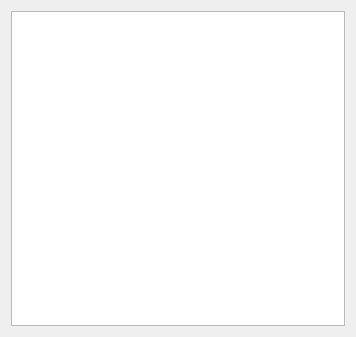
<?xml version="1.0" encoding="UTF-8"?>
<ui version="4.0">
 <class>Widget</class>
 <widget class="QWidget" name="Widget">
  <property name="geometry">
   <rect>
    <x>0</x>
    <y>0</y>
    <width>356</width>
    <height>337</height>
   </rect>
  </property>
  <property name="windowTitle">
   <string>Widget</string>
  </property>
  <layout class="QGridLayout" name="gridLayout">
   <item row="0" column="0">
    <widget class="QTableWidget" name="tableWidget"/>
   </item>
  </layout>
 </widget>
 <resources/>
 <connections/>
</ui>
